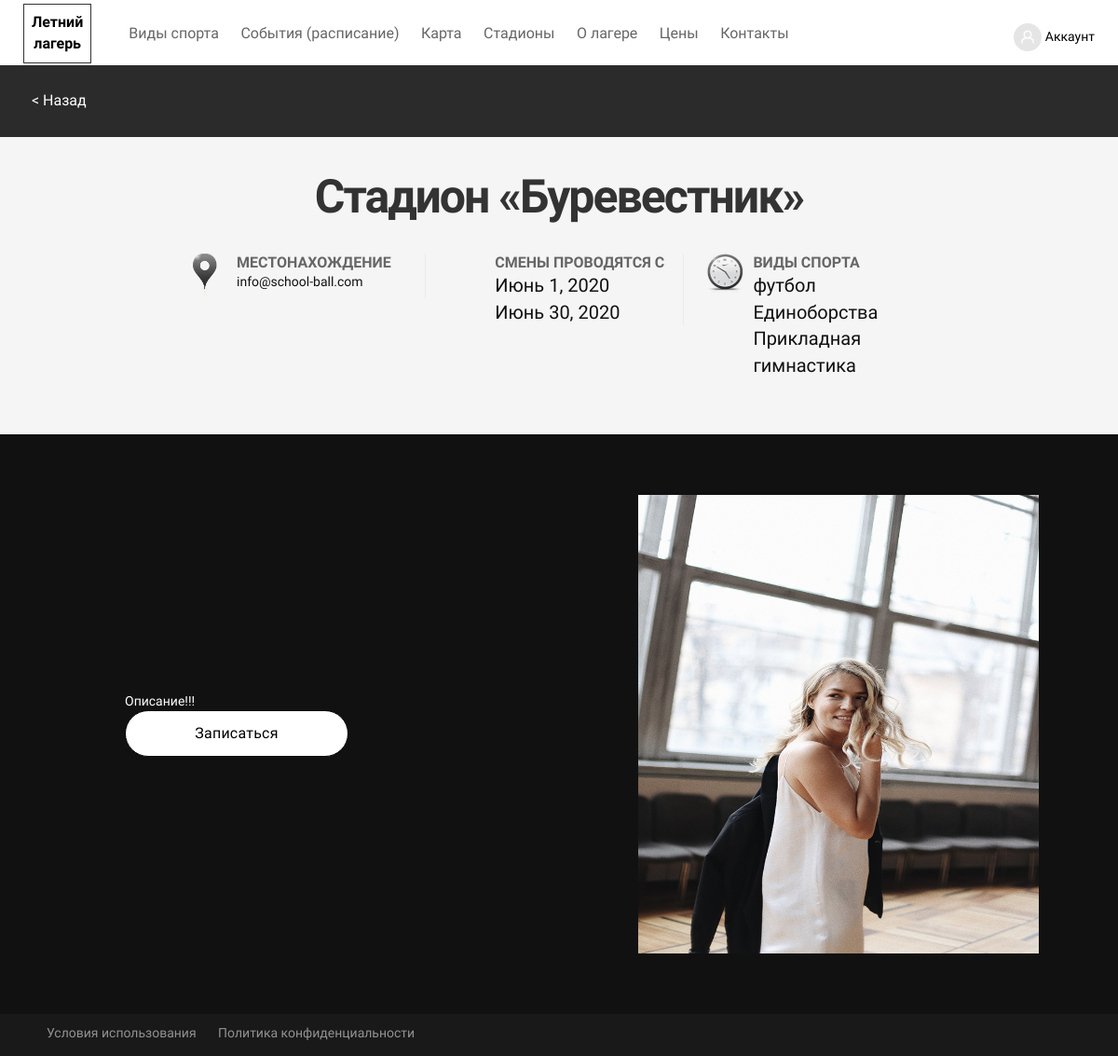
Page /stadiums/1/ on the committed database.
### main/models.py (models this page shows, shortened)
class Stadiums(models.Model):
    name = models.CharField(max_length=250)
    description = models.TextField(verbose_name='Описание', default='', blank=True)
    image = models.ImageField('Изображение', upload_to='main/images', default='', blank=True, null=True)
    imagebig = models.ImageField('Изображение большое', upload_to='main/images', default='', blank=True, null=True)
    metro = models.CharField(verbose_name='Метро', max_length=250, default='', blank=True)
    adress = models.TextField(verbose_name='Адрес', default='', blank=True)
    timefrom = models.DateField(verbose_name='Начало смены', blank=True, null=True)
    timeto = models.DateField(verbose_name='Конец смены', blank=True, null=True)
    sport = models.CharField(verbose_name='Виды спорта', max_length=250, default='', blank=True)
    coordinates = models.CharField(verbose_name='Координаты', max_length=250, default='', blank=True)
    sort = models.DecimalField(max_digits=5, decimal_places=0, blank=True, null=True)
    class Meta:
        verbose_name='Стадион'
        verbose_name_plural='Стадионы'
        ordering=['id']

### main/views.py (the view)
# urls.py: path('stadiums/<str:stadium_id>/', views.stadium_detail, name='stadium-detail'),
def stadium_detail(request, stadium_id):
    stadium = get_object_or_404(Stadiums, id=stadium_id)
    return render(request, 'stadium_detail.html', {'page_title': 'Детальная', 'stadium': stadium, 'sports': stadium.sport.split(',')})

### templates/stadium_detail.html (shortened to what this page needs)
{% extends 'base.html' %}
{% block page %}
    <div class="back-line">
        <a href="/stadiums/">< Назад</a>
    </div>
    <div class="detail-page">
        <div class="stadium-detail__top-img">
        </div>
        <div class="container">
            <div class="stadium-detail__title">
                Стадион «{{stadium.name}}»
            </div>
             <div class="contacts-info">
                <div class="contacts-info__item">
                    <div class="contacts-info__item-icon contacts-info__item-icon-location"></div>
                    <div class="contacts-info__item-text">
                        <span>Местонахождение</span>
                        <a href="mailto:info@school-ball.com">info@school-ball.com</a>
                    </div>
                </div>
                <div class="contacts-info__item">
                    <div class="contacts-info__item-icon contacts-info__item-icon-data"></div>
                    <div class="contacts-info__item-text">
                        <span>Смены проводятся с</span>
                        <div>{{ stadium.timefrom }}</div>
                        <div>{{ stadium.timeto }}</div>
                    </div>
                </div>
                <div class="contacts-info__item">
                    <div class="contacts-info__item-icon contacts-info__item-icon-time"></div>
                    <div class="contacts-info__item-text">
                        <span>Виды спорта</span>
                        {% for sport in sports %}
                        <div>
                            {{ sport }}
                        </div>
                        {% endfor %}
                    </div>
                </div>
            </div>
        </div>
        <div class="sport-detail__section sport-detail__section--gray" >
            <div class="sport-detail__section-inner">
                <div class="sport-detail__section-left">
                    <div class="detail-text">
                        {{ stadium.description }}
                        <a href="" class="butn">Записаться</a>
                    </div>
                </div>
                <div class="sport-detail__section-right">
                    <div class="detail-image">
                            <img src="/static/img/temp.jpg" alt="">
                    </div>
                </div>
            </div>
        </div>
    </div>
{% endblock %}

### static/css/main.css (style rules this page uses)
* { box-sizing: border-box; }
.butn { background: #000; color: #FFF; font-size: 16px; font-weight: 500; letter-spacing: .23px; line-height: 24px; padding: 12px 24px; border-radius: 25px; border: 1px solid #000; text-align: center; cursor: pointer; }
body { min-height: 100vh; position: relative; font-family: 'PT Sans', sans-serif; }
.detail-page { background: #F5F5F5; min-height: 100vh; padding-top: 140px; padding-bottom: 45px; }
.back-line { color: #FFF; background: #2B2B2B; padding: 27px 34px; position: fixed; top: 70px; width: 100%; z-index: 222; }
.back-line a { text-decoration: none !important; font-size: 16px; color: #FFF; }
.sport-detail__section { height: calc(100vh - 178px); background: #111; color: #FFF; }
.sport-detail__section-inner { overflow: hidden; }
.sport-detail__section-left { float: left; width: 50%; padding: 0 100px; }
.sport-detail__section-right { float: right; width: 50%; padding: 0 65px; }
.sport-detail__section img { max-width: 430px; max-height: calc(100vh - 308px); position: relative; left: 50%; margin-left: -215px; }
.sport-detail__section .butn { background: #FFF; color: #000; width: 240px; }
.detail-image { text-align: center; display: flex; justify-content: center; flex-direction: column; height: calc(100vh - 178px); }
.detail-text { display: flex; justify-content: center; flex-direction: column; height: calc(100vh - 178px); padding-left: 34px; }
.contacts-info { overflow: hidden; width: 840px; margin: 0 auto 60px; }
.contacts-info__item { float: left; width: 33%; border-right: 1px solid #EBEBEB; padding-left: 20px; }
.contacts-info__item:last-child { border: none; }
.contacts-info__item a { color: #111; }
.contacts-info__item-icon { float: left; width: 48px; height: 48px; }
.contacts-info__item-icon-data { background: url(/static/img/contacts-data.png) no-repeat; background-size: contain; }
.contacts-info__item-icon-location { background: url(/static/img/contacts-location.png) no-repeat; background-size: contain; }
.contacts-info__item-icon-time { background: url(/static/img/contacts-time.png) no-repeat; background-size: contain; }
.contacts-info__item-text { margin-left: 54px; }
.contacts-info__item-text span { color: #666666; font-size: 16px; line-height: 20px; display: block; text-transform: uppercase; font-weight: bold; }
.contacts-info__item-text div { color: #111111; font-size: 20px; }
.stadium-detail__title { font-size: 50px; letter-spacing: -2px; line-height: 42px; margin-bottom: 40px; font-weight: bold; text-align: center; padding-top: 30px; }

### rows in the picture
Stadiums: name "Буревестник", timefrom "Июнь 1, 2020", timeto "Июнь 30, 2020", description "Описание!!!"

### other values in the picture
{{ sport }} "футбол" "Единоборства" "Прикладная гимнастика"
